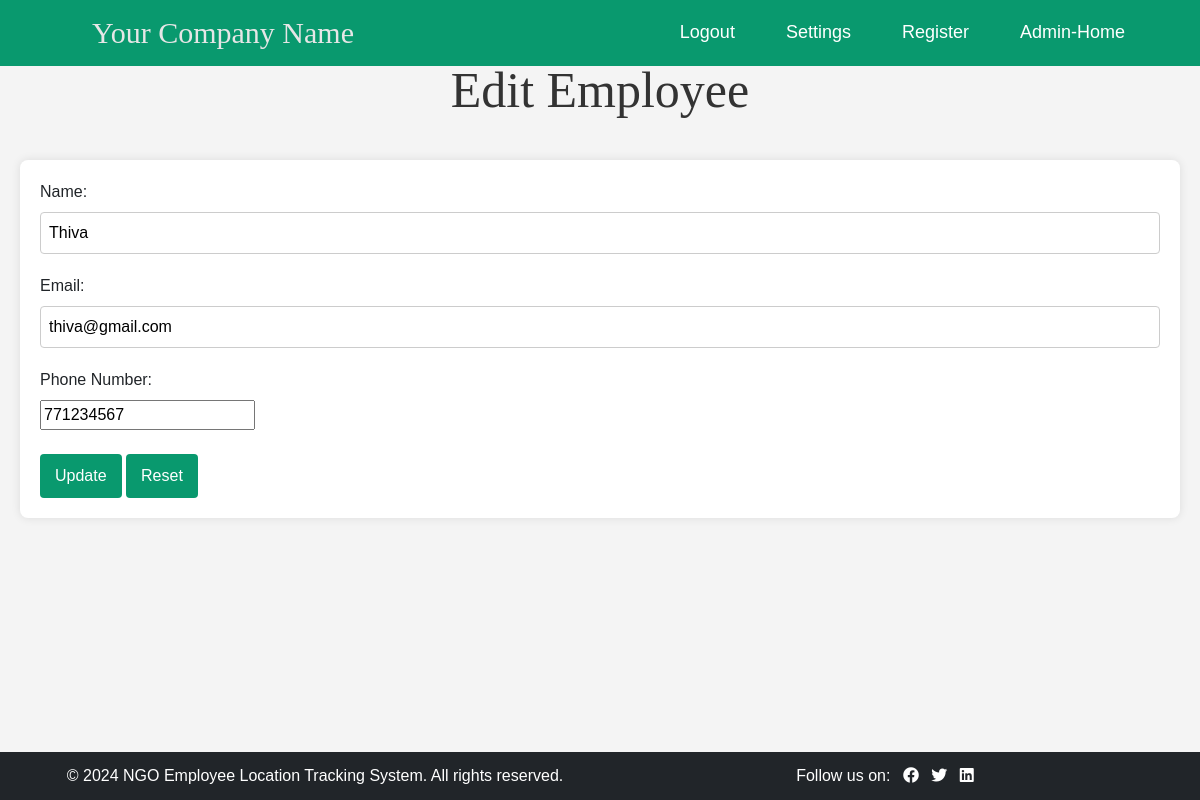
Before: /rahama/admin/employee_edit.php?id=2 with the older database file.
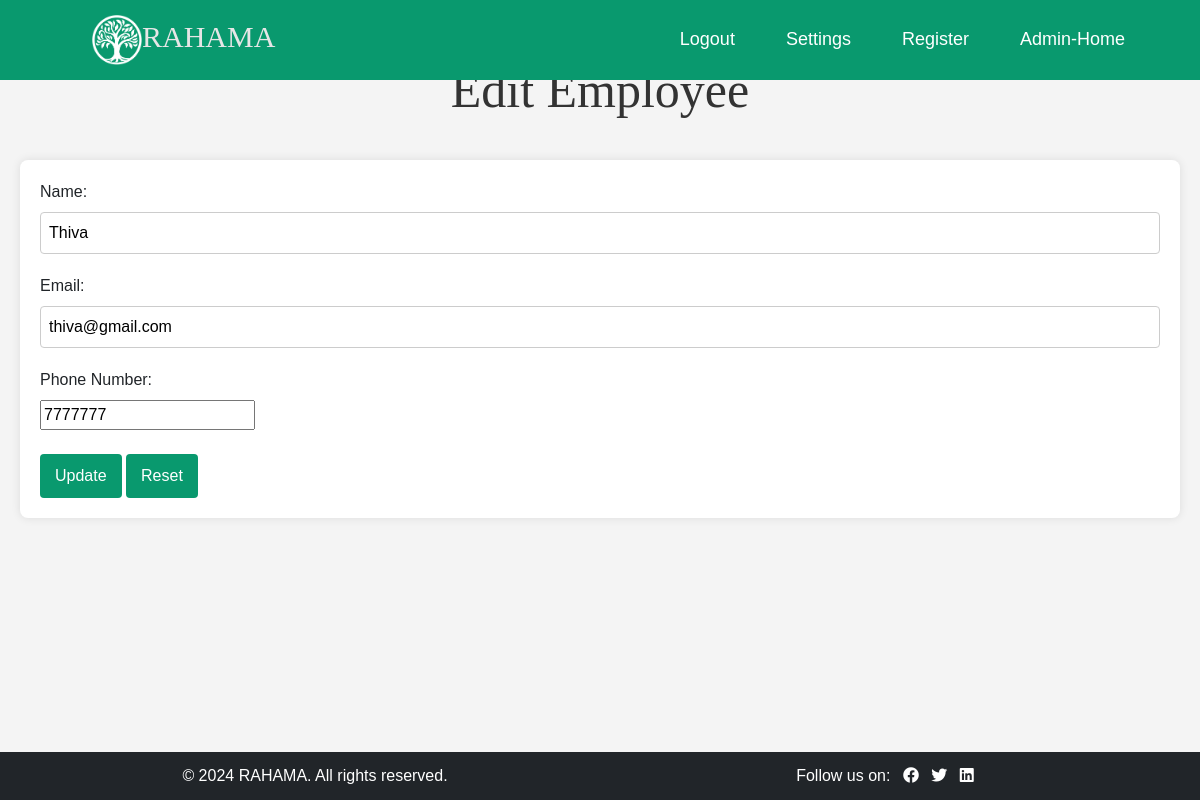
After: the same page with the newer database file.
### tables this page shows
CREATE TABLE `employees` (
  `id` int(11) NOT NULL,
  `name` varchar(100) NOT NULL,
  `email` varchar(100) NOT NULL,
  `phone_number` varchar(10) NOT NULL,
  `password` varchar(200) NOT NULL,
  `status` tinyint(1) NOT NULL DEFAULT 1
);

CREATE TABLE `site_settings` (
  `id` int(11) NOT NULL,
  `logo_path` varchar(255) NOT NULL,
  `name` varchar(255) NOT NULL,
  `facebook_link` varchar(255) NOT NULL,
  `twitter_link` varchar(255) NOT NULL,
  `linkedin_link` varchar(255) NOT NULL
);

### rahama/admin/functions.php (called while the page is built)
<?php
function get_logo_path($conn) {
    $result = $conn->query("SELECT logo_path, name FROM site_settings WHERE id = 1 LIMIT 1");
    $row = $result->fetch_assoc();
    return $row ? $row : ['logo_path' => null, 'name' => 'Your Company Name'];
}?>

### rahama/admin/employee_edit.php (the view, shortened to what this page needs)
<?php
include('../db_connect.php');
include('admin_header.php');
if (isset($_GET['id'])) {
    $id = $_GET['id'];
    $stmt = $conn->prepare("SELECT * FROM employees WHERE id = ?");
    $stmt->bind_param("i", $id);
    $stmt->execute();
    $employee = $stmt->get_result()->fetch_assoc();
}
?>
<!DOCTYPE html>
<html>
<head>
    <link rel="stylesheet" href="../styles.css">
</head>
<body>
    <h2>Edit Employee</h2>
    <form method="post" action="">
        <label>Name:</label>
        <input type="text" name="name" value="<?php echo htmlspecialchars($employee['name']); ?>" required><br>
        <label>Email:</label>
        <input type="email" name="email" value="<?php echo htmlspecialchars($employee['email']); ?>" required><br>
        <label>Phone Number:</label>
        <input type="number" name="phone_number" value="<?php echo htmlspecialchars($employee['phone_number']); ?>"><br><br>
        <button type="submit">Update</button>
        <button type="reset">Reset</button>
    </form>
</body>
</html>
<?php include('../footer.php'); ?>

### rahama/admin/admin_header.php (shortened to what this page needs)
<?php
include('../db_connect.php');
include('functions.php');
$site_info = get_logo_path($conn);
$logo_path = $site_info['logo_path'];
$company_name = $site_info['name'];
?>
<!DOCTYPE html>
<html lang="en">
<head>
    <link href="https://cdn.jsdelivr.net/npm/bootstrap@5.3.3/dist/css/bootstrap.min.css" rel="stylesheet">
</head>
<body>
   <?php
$current_page = basename($_SERVER['PHP_SELF']);
?>
<nav class="navbar navbar-expand-lg">
    <div class="container-fluid">
        <a class="navbar-brand" href="#">
            <?php if ($logo_path): ?>
                <img src="../<?php echo htmlspecialchars($logo_path); ?>" alt="" style="height: 50px;"><span style="color: rgb(230, 230, 230);"><?php echo htmlspecialchars($company_name); ?></span>
            <?php else: ?>
                <span style="color: rgb(230, 230, 230);"><?php echo htmlspecialchars($company_name); ?></span>
            <?php endif; ?>
        </a>
        <div class="collapse navbar-collapse justify-content-end" id="navbarNav">
            <ul class="navbar-nav">
                <li class="nav-item">
                    <a class="nav-link <?php echo ($current_page == 'admin_logout.php') ? 'active' : ''; ?>" href="admin_logout.php">Logout</a>
                </li>
                <li class="nav-item">
                    <a class="nav-link <?php echo ($current_page == 'site_settings.php') ? 'active' : ''; ?>" href="../site_settings.php">Settings</a>
                </li>
 <li class="nav-item">
                    <a class="nav-link <?php echo ($current_page == 'register.php') ? 'active' : ''; ?>" href="register.php">Register</a>
                </li>
                <li class="nav-item">
                    <a class="nav-link <?php echo ($current_page == 'admin_dashboard.php') ? 'active' : ''; ?>" href="admin_dashboard.php">Admin-Home</a>
                </li>
            </ul>
        </div>
    </div>
</nav>
</body>
</html>

### rahama/footer.php (shortened to what this page needs)
<?php
include('db_connect.php');
$query = "SELECT * FROM site_settings WHERE id = 1";
$result = $conn->query($query);
$footer = [
    'name' => 'NGO Employee Location Tracking System',
    'facebook_link' => '#',
    'twitter_link' => '#',
    'linkedin_link' => '#',
];
if ($result && $result->num_rows > 0) {
    $footer = $result->fetch_assoc();
}
?>
<!DOCTYPE html>
<html lang="en">
<head>
    <link rel="stylesheet" href="https://cdnjs.cloudflare.com/ajax/libs/font-awesome/5.15.3/css/all.min.css">
</head>
<body class="d-flex flex-column min-vh-100">
       <footer class="bg-dark text-white text-center py-2 mt-auto">
        <div class="container mt-1">
            <div class="row">
                <div class="col-12 col-md-6 mb-2 mb-md-0">
                    <p class="mb-1 fs-6 fs-md-5">&copy; <?php echo date("Y"); ?> <?php echo htmlspecialchars($footer['name']); ?>. All rights reserved.</p>
                </div>
                <div class="col-12 col-md-6">
                    <p class="mb-0">
                        Follow us on:
                        <a href="<?php echo htmlspecialchars($footer['facebook_link']); ?>" target="_blank" class="text-white ms-2"><i class="fab fa-facebook"></i></a>
                        <a href="<?php echo htmlspecialchars($footer['twitter_link']); ?>" target="_blank" class="text-white ms-2"><i class="fab fa-twitter"></i></a>
                        <a href="<?php echo htmlspecialchars($footer['linkedin_link']); ?>" target="_blank" class="text-white ms-2"><i class="fab fa-linkedin"></i></a>
                    </p>
                </div>
            </div>
        </div>
    </footer>
</body>
</html>

Changed rows visible on the page:
added site_settings: logo_path (picture), name "RAHAMA"
changed employees "Thiva": phone_number "771234567" → "7777777"
Other visible differences:
$company_name: "Your Company Name" → (not shown)
$footer['name']: "NGO Employee Location Tracking System" → (not shown)
